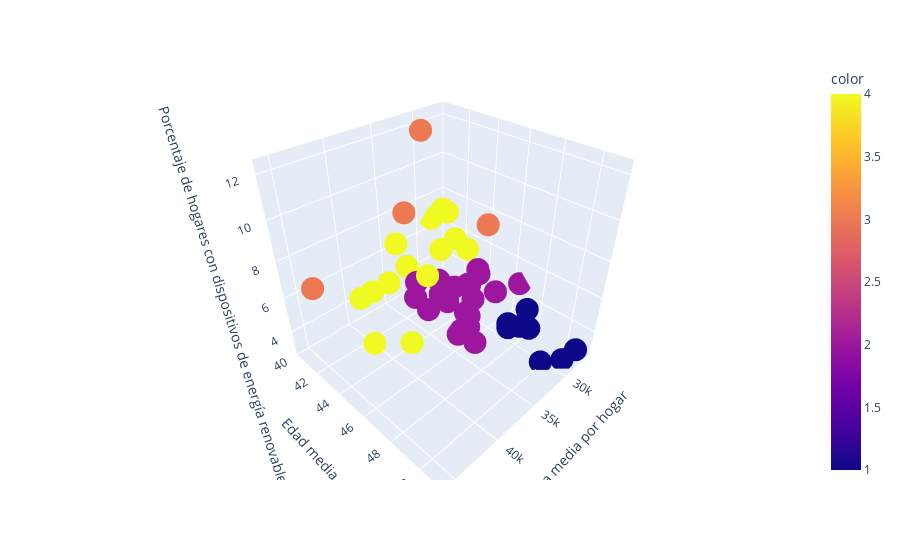

Here is the notebook cell this chart was saved with:
### Markdown cell above
Visualizamos los datos.

### Code cell
fig = px.scatter_3d(h1_df, x='Renta media por hogar', y='Edad media', 
                    z='Porcentaje de hogares con dispositivos de energía renovable', color = labels)
fig.show()

### Figure 1 — Plotly figure (JSON) as saved in the notebook; plotly's stock layout.template omitted (floating-point values rounded to 4 significant figures)
{"data": [{"hovertemplate": "Renta media por hogar=%{x}<br>Edad media=%{y}<br>Porcentaje de hogares con dispositivos de energía renovable=%{z}<br>color=%{marker.color}<extra></extra>", "legendgroup": "", "marker": {"color": [2, 2, 4, 3, 1, 2, 4, 4, 2, 2, 2, 2, 2, 2, 2, 4, 4, 4, 4, 4, 4, 4, 2, 2, 1, 2, 1, 3, 4, 4, 4, 1, 1, 2, 2, 1, 2, 3, 3, 2, 2, 2, 2, 2, 1, 4, 1], "coloraxis": "coloraxis", "symbol": "circle"}, "mode": "markers", "name": "", "scene": "scene", "showlegend": false, "type": "scatter3d", "x": [30908, 28965, 28442, 38586, 33242, 27243, 41594, 40694, 34530, 34461, 32694, 29290, 34683, 29064, 26529, 30055, 29082, 43392, 37444, 29113, 35509, 29133, 34901, 27429, 31392, 35640, 30709, 45726, 32743, 30644, 40760, 29073, 32105, 33230, 33314, 30435, 33362, 31899, 33830, 34872, 32889, 30626, 34198, 34708, 27928, 36098, 28227], "y": [43.68, 43.77, 40.32, 44.57, 48.68, 43.78, 42.89, 46.1, 46.69, 45.91, 43.51, 44.07, 47.24, 45.92, 46.53, 42.21, 43.69, 45.15, 42.24, 42.75, 41.7, 42.1, 45.26, 43.77, 49.25, 43.24, 49.99, 42.53, 40.7, 42.42, 43.27, 50.73, 48.2, 46.05, 44.46, 48.31, 45.85, 41.71, 47.28, 42.88, 46.11, 42.22, 43.4, 46.25, 51.07, 44.53, 47.87], "z": [4.314, 4.036, 6.714, 10.45, 5.031, 4.285, 6.148, 5.067, 5.041, 3.45, 4.248, 4.234, 3.764, 4.593, 4.727, 8.209, 6.24, 5.353, 5.622, 6.499, 7.193, 7.828, 5.696, 4.61, 4.735, 4.726, 2.821, 7.619, 4.775, 6.058, 6.465, 2.865, 4.657, 3.623, 4.419, 4.042, 4.452, 12.3, 9.922, 5.281, 5.284, 4.016, 3.618, 3.979, 3.324, 6.737, 4.21]}], "layout": {"coloraxis": {"colorbar": {"title": {"text": "color"}}, "colorscale": [[0, "#0d0887"], [0.1111, "#46039f"], [0.2222, "#7201a8"], [0.3333, "#9c179e"], [0.4444, "#bd3786"], [0.5556, "#d8576b"], [0.6667, "#ed7953"], [0.7778, "#fb9f3a"], [0.8889, "#fdca26"], [1, "#f0f921"]]}, "legend": {"tracegroupgap": 0}, "margin": {"t": 60}, "scene": {"domain": {"x": [0, 1], "y": [0, 1]}, "xaxis": {"title": {"text": "Renta media por hogar"}}, "yaxis": {"title": {"text": "Edad media"}}, "zaxis": {"title": {"text": "Porcentaje de hogares con dispositivos de energía renovable"}}}}}
